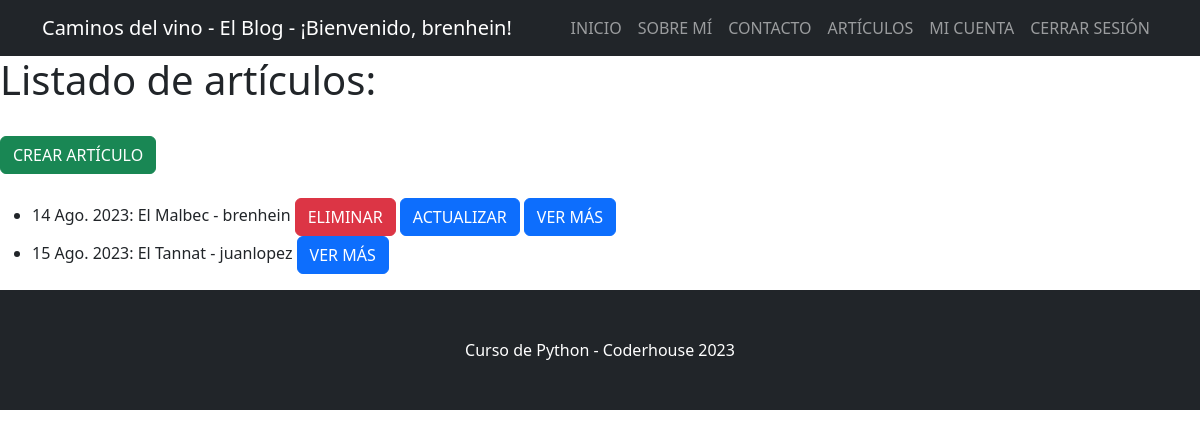
The app's page /articulos/entradas/ (signed in) with its own data.
### blog/models.py (models this page shows, shortened)
class Articulo(models.Model):
    titulo = models.CharField(max_length=256)
    subtitulo = models.CharField(max_length=256)
    cuerpo = models.TextField(blank=True)
    autor = models.ForeignKey(User, on_delete=models.CASCADE, null=True)
    fecha = models.DateField(auto_now_add=True)
    imagen = models.ImageField(upload_to="entradas/", null="True", blank=True)

### blog/views.py (the view)
# urls.py: path("entradas/", ArticuloListView.as_view(), name="lista_articulos"),
class ArticuloListView(ListView):
    model = Articulo
    template_name = "blog/articulo_lista.html"

### blog/templates/blog/articulo_lista.html (shortened to what this page needs)
{% extends "base.html" %}
{% block contenido %}
<h1>Listado de artículos:</h1>
<br>
{% if user.is_authenticated %}
<a class="btn btn-success" href="{% url 'crear_articulo' %}" type="button">CREAR ARTÍCULO</a>
{% endif %}
<br><br>
<ul>
{% for articulo in object_list %}
    <li>
        {{ articulo.fecha }}: {{ articulo.titulo }} - {{ articulo.autor }}
        {% if user.is_authenticated and user == articulo.autor %}
        <a class="btn btn-danger" href="{% url 'eliminar_articulo' articulo.id %}" type="button">ELIMINAR</a>
        <a class="btn btn-primary" href="{% url 'editar_articulo' articulo.id %}" type="button">ACTUALIZAR</a>
        {% endif %}
        <a class="btn btn-primary" href="{% url 'ver_articulo' articulo.id %}" type="button">VER MÁS</a>
    </li>
{% endfor %}
</ul>
{% endblock %}

### templates/base.html (shortened to what this page needs)
{% load static %}
<!DOCTYPE html>
<html lang="en">
    <head>
        <link href="{% static 'css/styles.css' %}" rel="stylesheet" />
    </head>
    <body>
        <nav class="navbar navbar-expand-lg navbar-dark bg-dark">
            <div class="container">
                {% if user.is_authenticated %}
                <a class="navbar-brand">Caminos del vino - El Blog - ¡Bienvenido, {{ user.username }}!</a>
                {% else %}
                <a class="navbar-brand">Caminos del vino - El Blog </a>
                {% endif %}
                <div class="collapse navbar-collapse" id="navbarSupportedContent">
                    <ul class="navbar-nav ms-auto mb-2 mb-lg-0">
                        <li class="nav-item"><a class="nav-link" href="{% url 'inicio' %}">INICIO</a></li>
                        <li class="nav-item"><a class="nav-link" href="{% url 'sobre_mi' %}">SOBRE MÍ</a></li>
                        <li class="nav-item"><a class="nav-link" href="{% url 'enviar_consulta' %}">CONTACTO</a></li>
                        <li class="nav-item"><a class="nav-link" href="{% url 'lista_articulos' %}">ARTÍCULOS</a></li>
                        {% if user.is_authenticated %}
                        <li class="nav-item"><a class="nav-link" href="{% url 'mi_perfil' %}">MI CUENTA</a></li>
                        <li class="nav-item"><a class="nav-link" href="{% url 'logout' %}">CERRAR SESIÓN</a></li>
                        {% else %}
                        <li class="nav-item"><a class="nav-link" href="{% url 'registro' %}">REGISTRARSE</a></li>
                        <li class="nav-item"><a class="nav-link" href="{% url 'login' %}">INICIAR SESIÓN</a></li>
                        {% endif %}
                    </ul>
                </div>
            </div>
        </nav>
        {% block contenido %}
        {% endblock contenido %}
        <footer class="py-5 bg-dark">
            <div class="container"><p class="m-0 text-center text-white">Curso de Python - Coderhouse 2023</p></div>
        </footer>
    </body>
</html>

### records on screen
Articulo: fecha "14 Ago. 2023", titulo "El Malbec", autor "brenhein", shows "ELIMINAR"
Articulo: fecha "15 Ago. 2023", titulo "El Tannat", autor "juanlopez"

### other values on screen
{{ user.username }} "brenhein"
